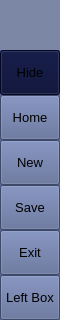
        <widget class="QFrame" name="leftMenuBg">
         <property name="minimumSize">
          <size>
           <width>60</width>
           <height>0</height>
          </size>
         </property>
         <property name="maximumSize">
          <size>
           <width>60</width>
           <height>16777215</height>
          </size>
         </property>
         <property name="frameShape">
          <enum>QFrame::NoFrame</enum>
         </property>
         <property name="frameShadow">
          <enum>QFrame::Raised</enum>
         </property>
         <layout class="QVBoxLayout" name="verticalLayout_3">
          <property name="spacing">
           <number>0</number>
          </property>
          <property name="leftMargin">
           <number>0</number>
          </property>
          <property name="topMargin">
           <number>0</number>
          </property>
          <property name="rightMargin">
           <number>0</number>
          </property>
          <property name="bottomMargin">
           <number>0</number>
          </property>
          <item>
           <widget class="QFrame" name="topLogoInfo">
            <property name="enabled">
             <bool>true</bool>
            </property>
            <property name="minimumSize">
             <size>
              <width>0</width>
              <height>50</height>
             </size>
            </property>
            <property name="maximumSize">
             <size>
              <width>16777215</width>
              <height>50</height>
             </size>
            </property>
            <property name="font">
             <font>
              <family>Segoe UI</family>
              <pointsize>10</pointsize>
              <italic>false</italic>
              <bold>false</bold>
             </font>
            </property>
            <property name="styleSheet">
             <string notr="true">background-color: rgb(124, 135, 166);</string>
            </property>
            <property name="frameShape">
             <enum>QFrame::NoFrame</enum>
            </property>
            <property name="frameShadow">
             <enum>QFrame::Plain</enum>
            </property>
            <property name="lineWidth">
             <number>0</number>
            </property>
           </widget>
          </item>
          <item>
           <widget class="QFrame" name="leftMenuFrame">
            <property name="styleSheet">
             <string notr="true">background-color: rgb(87, 101, 146);</string>
            </property>
            <property name="frameShape">
             <enum>QFrame::NoFrame</enum>
            </property>
            <property name="frameShadow">
             <enum>QFrame::Raised</enum>
            </property>
            <layout class="QVBoxLayout" name="verticalMenuLayout">
             <property name="spacing">
              <number>0</number>
             </property>
             <property name="leftMargin">
              <number>0</number>
             </property>
             <property name="topMargin">
              <number>0</number>
             </property>
             <property name="rightMargin">
              <number>0</number>
             </property>
             <property name="bottomMargin">
              <number>0</number>
             </property>
             <item>
              <widget class="QFrame" name="toggleBox">
               <property name="maximumSize">
                <size>
                 <width>16777215</width>
                 <height>45</height>
                </size>
               </property>
               <property name="frameShape">
                <enum>QFrame::NoFrame</enum>
               </property>
               <property name="frameShadow">
                <enum>QFrame::Raised</enum>
               </property>
               <layout class="QVBoxLayout" name="verticalLayout_4">
                <property name="spacing">
                 <number>0</number>
                </property>
                <property name="leftMargin">
                 <number>0</number>
                </property>
                <property name="topMargin">
                 <number>0</number>
                </property>
                <property name="rightMargin">
                 <number>0</number>
                </property>
                <property name="bottomMargin">
                 <number>0</number>
                </property>
                <item>
                 <widget class="QPushButton" name="toggleButton">
                  <property name="sizePolicy">
                   <sizepolicy hsizetype="Expanding" vsizetype="Fixed">
                    <horstretch>0</horstretch>
                    <verstretch>0</verstretch>
                   </sizepolicy>
                  </property>
                  <property name="minimumSize">
                   <size>
                    <width>0</width>
                    <height>45</height>
                   </size>
                  </property>
                  <property name="font">
                   <font>
                    <pointsize>10</pointsize>
                    <italic>false</italic>
                    <bold>false</bold>
                   </font>
                  </property>
                  <property name="cursor">
                   <cursorShape>PointingHandCursor</cursorShape>
                  </property>
                  <property name="layoutDirection">
                   <enum>Qt::LeftToRight</enum>
                  </property>
                  <property name="styleSheet">
                   <string notr="true">background-image: url(:/icons/images/icons/icon_menu.png);
background-color: rgb(4, 10, 50);</string>
                  </property>
                  <property name="text">
                   <string>Hide</string>
                  </property>
                 </widget>
                </item>
               </layout>
              </widget>
             </item>
             <item alignment="Qt::AlignTop">
              <widget class="QFrame" name="topMenu">
               <property name="frameShape">
                <enum>QFrame::NoFrame</enum>
               </property>
               <property name="frameShadow">
                <enum>QFrame::Raised</enum>
               </property>
               <layout class="QVBoxLayout" name="verticalLayout_8">
                <property name="spacing">
                 <number>0</number>
                </property>
                <property name="leftMargin">
                 <number>0</number>
                </property>
                <property name="topMargin">
                 <number>0</number>
                </property>
                <property name="rightMargin">
                 <number>0</number>
                </property>
                <property name="bottomMargin">
                 <number>0</number>
                </property>
                <item>
                 <widget class="QPushButton" name="btn_home">
                  <property name="sizePolicy">
                   <sizepolicy hsizetype="Expanding" vsizetype="Fixed">
                    <horstretch>0</horstretch>
                    <verstretch>0</verstretch>
                   </sizepolicy>
                  </property>
                  <property name="minimumSize">
                   <size>
                    <width>0</width>
                    <height>45</height>
                   </size>
                  </property>
                  <property name="font">
                   <font>
                    <pointsize>10</pointsize>
                    <italic>false</italic>
                    <bold>false</bold>
                   </font>
                  </property>
                  <property name="cursor">
                   <cursorShape>PointingHandCursor</cursorShape>
                  </property>
                  <property name="layoutDirection">
                   <enum>Qt::LeftToRight</enum>
                  </property>
                  <property name="styleSheet">
                   <string notr="true">background-image: url(:/icons/images/icons/cil-home.png);</string>
                  </property>
                  <property name="text">
                   <string>Home</string>
                  </property>
                 </widget>
                </item>
                <item>
                 <widget class="QPushButton" name="btn_new">
                  <property name="sizePolicy">
                   <sizepolicy hsizetype="Expanding" vsizetype="Fixed">
                    <horstretch>0</horstretch>
                    <verstretch>0</verstretch>
                   </sizepolicy>
                  </property>
                  <property name="minimumSize">
                   <size>
                    <width>0</width>
                    <height>45</height>
                   </size>
                  </property>
                  <property name="font">
                   <font>
                    <pointsize>10</pointsize>
                    <italic>false</italic>
                    <bold>false</bold>
                   </font>
                  </property>
                  <property name="cursor">
                   <cursorShape>PointingHandCursor</cursorShape>
                  </property>
                  <property name="layoutDirection">
                   <enum>Qt::LeftToRight</enum>
                  </property>
                  <property name="styleSheet">
                   <string notr="true">background-image: url(:/icons/images/icons/cil-file.png);</string>
                  </property>
                  <property name="text">
                   <string>New</string>
                  </property>
                 </widget>
                </item>
                <item>
                 <widget class="QPushButton" name="btn_save">
                  <property name="sizePolicy">
                   <sizepolicy hsizetype="Expanding" vsizetype="Fixed">
                    <horstretch>0</horstretch>
                    <verstretch>0</verstretch>
                   </sizepolicy>
                  </property>
                  <property name="minimumSize">
                   <size>
                    <width>0</width>
                    <height>45</height>
                   </size>
                  </property>
                  <property name="font">
                   <font>
                    <pointsize>10</pointsize>
                    <italic>false</italic>
                    <bold>false</bold>
                   </font>
                  </property>
                  <property name="cursor">
                   <cursorShape>PointingHandCursor</cursorShape>
                  </property>
                  <property name="layoutDirection">
                   <enum>Qt::LeftToRight</enum>
                  </property>
                  <property name="styleSheet">
                   <string notr="true">background-image: url(:/icons/images/icons/cil-save.png)</string>
                  </property>
                  <property name="text">
                   <string>Save</string>
                  </property>
                 </widget>
                </item>
                <item>
                 <widget class="QPushButton" name="btn_exit">
                  <property name="sizePolicy">
                   <sizepolicy hsizetype="Expanding" vsizetype="Fixed">
                    <horstretch>0</horstretch>
                    <verstretch>0</verstretch>
                   </sizepolicy>
                  </property>
                  <property name="minimumSize">
                   <size>
                    <width>0</width>
                    <height>45</height>
                   </size>
                  </property>
                  <property name="font">
                   <font>
                    <pointsize>10</pointsize>
                    <italic>false</italic>
                    <bold>false</bold>
                   </font>
                  </property>
                  <property name="cursor">
                   <cursorShape>PointingHandCursor</cursorShape>
                  </property>
                  <property name="layoutDirection">
                   <enum>Qt::LeftToRight</enum>
                  </property>
                  <property name="styleSheet">
                   <string notr="true">background-image: url(:/icons/images/icons/cil-x.png);</string>
                  </property>
                  <property name="text">
                   <string>Exit</string>
                  </property>
                 </widget>
                </item>
               </layout>
              </widget>
             </item>
             <item alignment="Qt::AlignBottom">
              <widget class="QFrame" name="bottomMenu">
               <property name="frameShape">
                <enum>QFrame::NoFrame</enum>
               </property>
               <property name="frameShadow">
                <enum>QFrame::Raised</enum>
               </property>
               <layout class="QVBoxLayout" name="verticalLayout_9">
                <property name="spacing">
                 <number>0</number>
                </property>
                <property name="leftMargin">
                 <number>0</number>
                </property>
                <property name="topMargin">
                 <number>0</number>
                </property>
                <property name="rightMargin">
                 <number>0</number>
                </property>
                <property name="bottomMargin">
                 <number>0</number>
                </property>
                <item>
                 <widget class="QPushButton" name="toggleLeftBox">
                  <property name="sizePolicy">
                   <sizepolicy hsizetype="Expanding" vsizetype="Fixed">
                    <horstretch>0</horstretch>
                    <verstretch>0</verstretch>
                   </sizepolicy>
                  </property>
                  <property name="minimumSize">
                   <size>
                    <width>0</width>
                    <height>45</height>
                   </size>
                  </property>
                  <property name="font">
                   <font>
                    <pointsize>10</pointsize>
                    <italic>false</italic>
                    <bold>false</bold>
                   </font>
                  </property>
                  <property name="cursor">
                   <cursorShape>PointingHandCursor</cursorShape>
                  </property>
                  <property name="layoutDirection">
                   <enum>Qt::LeftToRight</enum>
                  </property>
                  <property name="styleSheet">
                   <string notr="true">background-image: url(:/icons/images/icons/icon_settings.png);</string>
                  </property>
                  <property name="text">
                   <string>Left Box</string>
                  </property>
                 </widget>
                </item>
               </layout>
              </widget>
             </item>
            </layout>
           </widget>
          </item>
         </layout>
        </widget>
